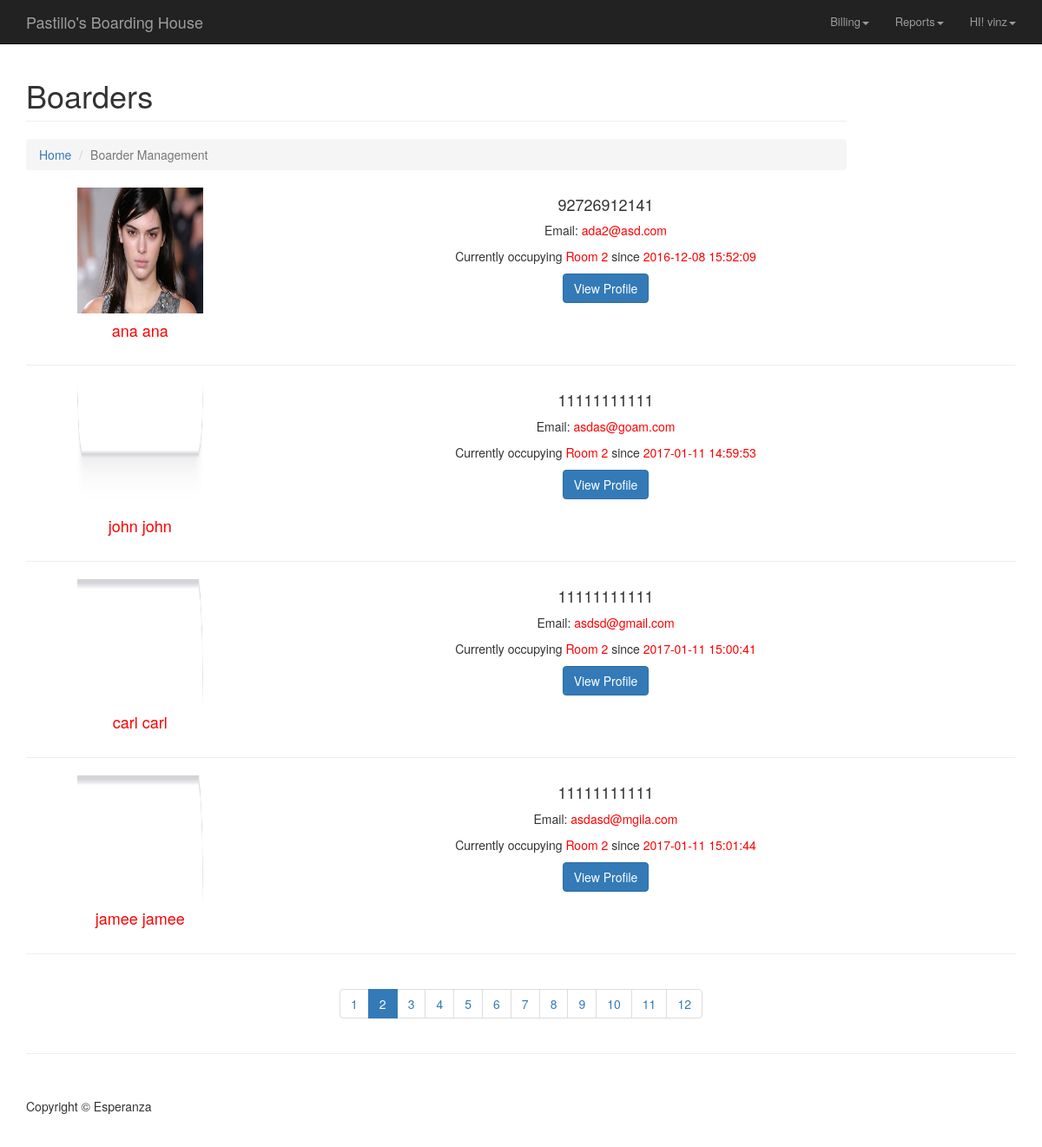
Page /boarder_management/boarder_page.php?room=2 (signed in) on the committed database.
### tables this page shows
CREATE TABLE `tenant` (
  `tenantID` int(11) NOT NULL,
  `fname` varchar(32) NOT NULL,
  `lname` varchar(32) NOT NULL,
  `address` varchar(128) NOT NULL,
  `contactNum` varchar(16) NOT NULL,
  `username` varchar(32) NOT NULL,
  `passwrd` char(40) NOT NULL,
  `gender` int(11) NOT NULL,
  `birthDate` datetime NOT NULL,
  `emergencyContactNum` varchar(16) NOT NULL,
  `emailAddress` varchar(64) NOT NULL,
  `dateStart` datetime NOT NULL,
  `displayPic` varchar(64) NOT NULL,
  `roomID` int(11) NOT NULL
);

### boarder_management/boarder_page.php (the view, shortened to what this page needs)
<?php
	$roomID = $_GET['room'];
	switch($roomID) {
		case 2:
			$active2 = "active";
			break;
	}
?>
<html lang="en">
<head>
    <link href="../_css/bootstrap.min.css" rel="stylesheet">
    <link href="../_css/modern-business.css" rel="stylesheet">
    <link href="../_font-awesome/css/font-awesome.min.css" rel="stylesheet" type="text/css">
</head>
<body>
   <?php include_once("../_includes/navbar.php"); ?>
    <div class="container">
        <div class="row">
            <div class="col-lg-10">
                <h1 class="page-header">Boarders</h1>
                <ol class="breadcrumb">
                    <li><a href="#">Home</a>
                    </li>
                    <li class="active">Boarder Management</li>
                </ol>
            </div>
        </div>
		<?php
			$queryA = "SELECT * FROM tenant WHERE roomID='$roomID'";
			$resultA = mysql_query($queryA) or die(mysql_error());
			while($rowA = mysql_fetch_array($resultA)) {
				$tenantID = $rowA['tenantID'];
				$fname = $rowA['fname'];
				$lname = $rowA['lname'];
				$contactNum = $rowA['contactNum'];
				$roomID = $rowA['roomID'];
				$dateStart = $rowA['dateStart'];
				$displayPic = $rowA['displayPic'];
				$emailAddress = $rowA['emailAddress'];
			?>
				<div class="row">
					<div class="col-md-3">
						<a href="uploads/<?php echo $displayPic; ?>">
							<center><img style="width: 145px; height: 145px" class="img-responsive img-hover" src="uploads/<?php echo $displayPic; ?>" alt=""></center>
						</a>
							<center><h4 style="color: red"><?php echo $fname . " " . $lname; ?></h4></center>
					</div>
					<div class="col-md-8">
						<center>
						<h4><?php echo $contactNum; ?></h4>
						<p>Email: <span style="color: red"><?php echo $emailAddress; ?></span></p>
						<p>Currently occupying <span style="color: red">Room <?php echo $roomID; ?></span> since <span style="color: red"><?php echo $dateStart; ?></span></p>
						<a class="btn btn-primary" href="userprof.php?id=<?php echo $tenantID; ?>">View Profile</i></a></center>
					</div>
				</div>
				<hr>
		<?php
			}
		?>
        <div class="row text-center">
            <div class="col-lg-12">
                <ul class="pagination">
                    <li class="<?php echo $active1; ?>">
                        <a href="boarder.php">1</a>
                    </li>
                    <li class="<?php echo $active2; ?>">
                        <a href="boarder_page.php?room=2">2</a>
                    </li>
                    <li class="<?php echo $active3; ?>">
                        <a href="boarder_page.php?room=3">3</a>
                    </li>
                    <li class="<?php echo $active4; ?>">
                        <a href="boarder_page.php?room=4">4</a>
                    </li>
                    <li class="<?php echo $active5; ?>">
                        <a href="boarder_page.php?room=5">5</a>
                    </li>
					<li class="<?php echo $active6; ?>">
                        <a href="boarder_page.php?room=6">6</a>
                    </li>
					<li class="<?php echo $active7; ?>">
                        <a href="boarder_page.php?room=7">7</a>
                    </li>
					<li class="<?php echo $active8; ?>">
                        <a href="boarder_page.php?room=8">8</a>
                    </li>
					<li class="<?php echo $active9; ?>">
                        <a href="boarder_page.php?room=9">9</a>
                    </li>
					<li class="<?php echo $active10; ?>">
                        <a href="boarder_page.php?room=10">10</a>
                    </li>
					<li class="<?php echo $active11; ?>">
                        <a href="boarder_page.php?room=11">11</a>
                    </li>
					<li class="<?php echo $active12; ?>">
                        <a href="boarder_page.php?room=12">12</a>
                    </li>
                </ul>
            </div>
        </div>
        <hr>
        <footer>
            <div class="row">
                <div class="col-lg-12">
                    <p>Copyright &copy; Esperanza</p>
                </div>
            </div>
        </footer>
    </div>
</body>
</html>

### _includes/navbar.php (shortened to what this page needs)
<?php
      $name = $_SESSION['uname'];
      $acctype = $_SESSION['memtype'];
?>
<link rel="stylesheet" type="text/css" href="../_includes/style-navbar.css">
    <nav class="navbar navbar-inverse navbar-fixed-top" role="navigation">
        <div class="container">
            <div class="navbar-header">
                <a class="navbar-brand" href="../room_management/roommngmt.php">Pastillo's Boarding House</a>
            </div>
            <div class="collapse navbar-collapse" id="bs-example-navbar-collapse-1">
                <ul class="nav navbar-nav navbar-right" id="navtext">
                    <li>
                        <a href="#" class="dropdown-toggle" data-toggle="dropdown">Billing<b class="caret"></b></a>
                    </li>
                    <li>
                        <a href="#" style="display:<?php if($acctype == 'admin'){echo 'none';}?>" class="dropdown-toggle" data-toggle="dropdown">Reports<b class="caret"></b></a>
                    </li>
                    <li style="display:<?php if($acctype == 'admin'){echo 'none';}?>">
                        <a href="../boarder_management/userprof.php?id=<?php echo $_SESSION['clog']; ?>" class="dropdown-toggle" data-toggle="dropdown">HI! <?php echo $name?><b class="caret"></b></a>
                    </li>
                </ul>
            </div>
        </div>
    </nav>

### _css/modern-business.css (style rules this page uses)
html, body { height: 100%; }
body { padding-top: 50px; }
footer { margin: 50px 0; }

### _includes/style-navbar.css (style rules this page uses)
#navtext li a { font-size: 13px; }
* { -webkit-transition: all 0.4s; -moz-transition: all 0.4s; -ms-transition: all 0.4s; -o-transition: all 0.4s; transition: all 0.4s; }

### rows in the picture
tenant: displayPic (picture), fname "ana", lname "ana", contactNum "92726912141", emailAddress "ada2@asd.com", roomID "2", dateStart "2016-12-08 15:52:09"
tenant: displayPic (picture), fname "john", lname "john", contactNum "11111111111", emailAddress "asdas@goam.com", roomID "2", dateStart "2017-01-11 14:59:53"
tenant: displayPic (picture), fname "carl", lname "carl", contactNum "11111111111", emailAddress "asdsd@gmail.com", roomID "2", dateStart "2017-01-11 15:00:41"
tenant: displayPic (picture), fname "jamee", lname "jamee", contactNum "11111111111", emailAddress "asdasd@mgila.com", roomID "2", dateStart "2017-01-11 15:01:44"

### other values in the picture
$name "vinz"
